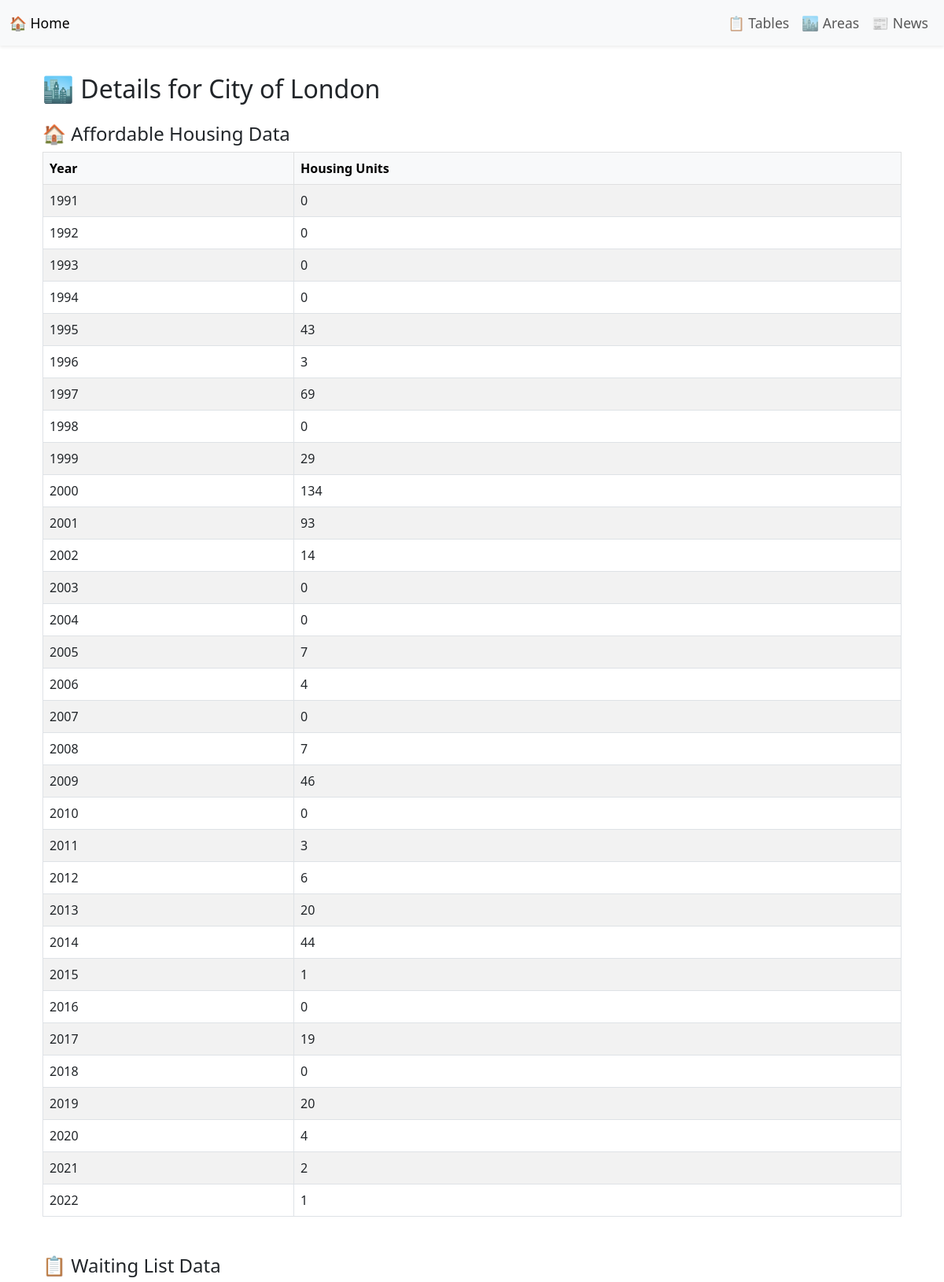
The app's page /area_detail/E09000001 (upper part) with its own data.
### tables this page shows
CREATE TABLE "Area" (
"area_code" TEXT,
  "area_name" TEXT
);

CREATE TABLE "Affordable_Housing_Data" (
"area_code" TEXT,
  "year" TEXT,
  "housing_units" INTEGER
);

### coursework2_flask/flask_app/routes.py (the view)
@main.route("/area_detail/<area_code>")
def area_detail(area_code):
    conn = get_connection()
    cursor = conn.cursor()
    try:
        cursor.execute("SELECT area_name FROM Area WHERE area_code = ?", (area_code,))
        area = cursor.fetchone()
        if not area:
            flash(f"❌ Area code '{area_code}' not found.")
            return redirect(url_for("main.list_areas"))
        cursor.execute("""
            SELECT year, housing_units
            FROM Affordable_Housing_Data
            WHERE area_code = ?
            ORDER BY year
        """, (area_code,))
        housing_data = cursor.fetchall()
        cursor.execute("""
            SELECT year, households_count
            FROM Waiting_List_Data
            WHERE area_code = ?
            ORDER BY year
        """, (area_code,))
        waiting_data = cursor.fetchall()
        return render_template("area_detail.html", area_code=area_code, area_name=area["area_name"],
                               housing_data=housing_data, waiting_data=waiting_data)
    except sqlite3.Error as e:
        flash(f"❌ Error loading area detail: {e}")
        return redirect(url_for("main.list_areas"))
    finally:
        conn.close()

### coursework2_flask/flask_app/routes.py (called while the page is built)
def get_connection():
    db_path = current_app.config["DB_PATH"]
    conn = sqlite3.connect(db_path)
    conn.row_factory = sqlite3.Row
    return conn

### coursework2_flask/flask_app/templates/area_detail.html (shortened to what this page needs)
{% extends "base.html" %}
{% block content %}
<div class="container mt-4">
    <h2>🏙️ Details for {{ area_name }}</h2>
    <h4 class="mt-4">🏠 Affordable Housing Data</h4>
    <table class="table table-striped table-bordered">
        <thead class="table-light">
            <tr>
                <th>Year</th>
                <th>Housing Units</th>
            </tr>
        </thead>
        <tbody>
            {% for row in housing_data %}
            <tr>
                <td>{{ row.year }}</td>
                <td>{{ row.housing_units }}</td>
            </tr>
            {% endfor %}
        </tbody>
    </table>
    <h4 class="mt-5">📋 Waiting List Data</h4>
</div>
{% endblock %}

### coursework2_flask/flask_app/templates/base.html (style rules this page uses)
body { padding-top: 70px; }

### records on screen
Area: area_name "City of London"
Affordable_Housing_Data: year "1991", housing_units "0"
Affordable_Housing_Data: year "1992", housing_units "0"
Affordable_Housing_Data: year "1993", housing_units "0"
Affordable_Housing_Data: year "1994", housing_units "0"
Affordable_Housing_Data: year "1995", housing_units "43"
Affordable_Housing_Data: year "1996", housing_units "3"
Affordable_Housing_Data: year "1997", housing_units "69"
Affordable_Housing_Data: year "1998", housing_units "0"
Affordable_Housing_Data: year "1999", housing_units "29"
Affordable_Housing_Data: year "2000", housing_units "134"
Affordable_Housing_Data: year "2001", housing_units "93"
Affordable_Housing_Data: year "2002", housing_units "14"
Affordable_Housing_Data: year "2003", housing_units "0"
Affordable_Housing_Data: year "2004", housing_units "0"
Affordable_Housing_Data: year "2005", housing_units "7"
Affordable_Housing_Data: year "2006", housing_units "4"
Affordable_Housing_Data: year "2007", housing_units "0"
Affordable_Housing_Data: year "2008", housing_units "7"
Affordable_Housing_Data: year "2009", housing_units "46"
Affordable_Housing_Data: year "2010", housing_units "0"
Affordable_Housing_Data: year "2011", housing_units "3"
Affordable_Housing_Data: year "2012", housing_units "6"
Affordable_Housing_Data: year "2013", housing_units "20"
Affordable_Housing_Data: year "2014", housing_units "44"
Affordable_Housing_Data: year "2015", housing_units "1"
Affordable_Housing_Data: year "2016", housing_units "0"
Affordable_Housing_Data: year "2017", housing_units "19"
Affordable_Housing_Data: year "2018", housing_units "0"
Affordable_Housing_Data: year "2019", housing_units "20"
Affordable_Housing_Data: year "2020", housing_units "4"
Affordable_Housing_Data: year "2021", housing_units "2"
Affordable_Housing_Data: year "2022", housing_units "1"
